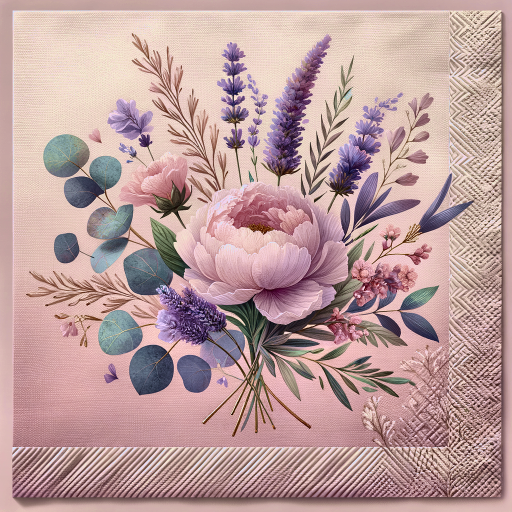
#> input picture napkin_enhanced.png, 1024 x 1024 px (shown at 1/2 size)
$ python -i postprocessing.py   (imports and definitions only)
#> lines starting #> are read from the running program, lines starting #| are printed output that depends on the picture; after the words box and inside, x2 and y2 are one past the last pixel; in counts of white or black regions, pixels touching at a corner belong together
# core/post_processing.py (or inline in your app)
import cv2
import numpy as np
from PIL import Image
import logging

# [1 line not run here, left out]
logger = logging.getLogger(__name__)


class PostProcessing:
    @staticmethod
    def _rgb_to_lab(img_rgb):
        return cv2.cvtColor(img_rgb, cv2.COLOR_RGB2LAB)

    @staticmethod
    def _lab_to_rgb(img_lab):
        return cv2.cvtColor(img_lab, cv2.COLOR_LAB2RGB)

    @staticmethod
    def _vibrance_hsv(img_rgb, vib=0.18):
        """Vibrance: boost saturation more for low-sat pixels, protect high-sat."""
        hsv = cv2.cvtColor(img_rgb, cv2.COLOR_RGB2HSV).astype(np.float32)
        h, s, v = cv2.split(hsv)
        s_norm = s / 255.0
        boost = vib * (1.0 - s_norm)  # more boost where s is low
        s = np.clip((s_norm + boost) * 255.0, 0, 255)
        hsv = cv2.merge([h, s, v]).astype(np.uint8)
        return cv2.cvtColor(hsv, cv2.COLOR_HSV2RGB)

    @staticmethod
    def _white_point(img_rgb, percentile=99.2, target=245):
        """Gentle per-channel white balance by stretching top percentile to target."""
        arr = img_rgb.astype(np.float32)
        for c in range(3):
            p = np.percentile(arr[..., c], percentile)
            if p < 1:  # avoid div by zero
                continue
            gain = target / p
            arr[..., c] = np.clip(arr[..., c] * gain, 0, 255)
        return arr.astype(np.uint8)

    @staticmethod
    def _unsharp(img_rgb, amount=0.35, sigma=1.0):
        blur = cv2.GaussianBlur(img_rgb, (0, 0), sigma)
        return cv2.addWeighted(img_rgb, 1 + amount, blur, -amount, 0)

    @staticmethod
    def _white_point_neutral(img_rgb, percentile=99.2, target=245):
        """Neutral-preserving white point: compute a single gain from luminance."""
        arr = img_rgb.astype(np.float32)
        # luminance approximation (keeps grays neutral if scaled equally)
        Y = 0.2126 * arr[..., 0] + 0.7152 * arr[..., 1] + 0.0722 * arr[..., 2]
        p = np.percentile(Y, percentile)
        gain = target / max(p, 1.0)
        arr = np.clip(arr * gain, 0, 255)
        return arr.astype(np.uint8)

    @staticmethod
    @staticmethod
    def _vibrance_hsv_bg_protected(
        img_rgb, vib=0.18, bg_s_thresh=0.12, bg_v_thresh=0.90
    ):
        # to HSV as float for math
        hsv = cv2.cvtColor(img_rgb, cv2.COLOR_RGB2HSV).astype(np.float32)
        h, s, v = cv2.split(hsv)
        s_n = s / 255.0
        v_n = v / 255.0

        # near-white background mask
        bg = (s_n < bg_s_thresh) & (v_n > bg_v_thresh)

        # vibrance curve
        s_new = np.clip((s_n + vib * (1.0 - s_n)) * 255.0, 0, 255)

        # protect background
        s_new[bg] = s[bg]

        # *** ensure SAME TYPE for merge ***
        h_u8 = h.astype(np.uint8)
        s_u8 = s_new.astype(np.uint8)
        v_u8 = v.astype(np.uint8)

        hsv_u8 = cv2.merge([h_u8, s_u8, v_u8])  # all uint8, same size
        return cv2.cvtColor(hsv_u8, cv2.COLOR_HSV2RGB)

    @staticmethod
    def enhance_image(pil_img: Image.Image, strength: str = "low") -> Image.Image:
        """
        Safer enhancer for watercolor/foil napkins.
        strength: 'low' | 'medium' | 'high' (medium is recommended)
        """
        logger.info(f"PostProcessing: enhancing with strength={strength}")
        # Params tuned for watercolor; adjust if needed
        cfg = {
            "low": dict(
                clahe_clip=1.4, vib=0.12, unsharp_amt=0.25, sigma=0.9, wp_pct=99.0
            ),
            "medium": dict(
                clahe_clip=1.6, vib=0.18, unsharp_amt=0.35, sigma=1.0, wp_pct=99.2
            ),
            "high": dict(
                clahe_clip=1.9, vib=0.25, unsharp_amt=0.45, sigma=1.1, wp_pct=99.4
            ),
        }[strength]

        img = pil_img.convert("RGB")
        rgb = np.array(img)

        # 1) White-point gently (protect texture by not aiming full 255)
        # rgb = PostProcessing._white_point(rgb, percentile=cfg["wp_pct"], target=245)
        rgb = PostProcessing._white_point_neutral(
            rgb, percentile=cfg["wp_pct"], target=255
        )

        # 2) Local contrast on L channel (CLAHE) with highlight protection
        lab = PostProcessing._rgb_to_lab(rgb)
        L, A, B = cv2.split(lab)
        # protect highlight areas (avoid blowing paper emboss)
        highlight_mask = (L > 235).astype(np.uint8) * 255
        clahe = cv2.createCLAHE(clipLimit=cfg["clahe_clip"], tileGridSize=(8, 8))
        L_enh = clahe.apply(L)
        # blend back highlights
        L = np.where(highlight_mask == 255, L, L_enh)
        lab = cv2.merge([L, A, B])
        rgb = PostProcessing._lab_to_rgb(lab)

        # 3) Vibrance (not plain saturation) to keep pastels clean
        # rgb = PostProcessing._vibrance_hsv(rgb, vib=cfg["vib"])
        rgb = PostProcessing._vibrance_hsv_bg_protected(rgb, vib=cfg["vib"])

        # 4) Very light unsharp mask
        rgb = PostProcessing._unsharp(
            rgb, amount=cfg["unsharp_amt"], sigma=cfg["sigma"]
        )

        # 5) Final clamp and return
        rgb = np.clip(rgb, 0, 255).astype(np.uint8)
        return Image.fromarray(rgb)

    @staticmethod
    def apply_post_processing(img: Image.Image) -> Image.Image:
        """
        Apply post-processing based on the selected option.
        'Low' | 'Medium' | 'High'
        """
        enhanced_img_l = PostProcessing.enhance_image(img, strength="low")
        enhanced_img_m = PostProcessing.enhance_image(img, strength="medium")
        enhanced_img_h = PostProcessing.enhance_image(img, strength="high")
        return enhanced_img_l, enhanced_img_m, enhanced_img_h

>>> from PIL import Image
>>> picture = Image.open('../napkin_enhanced.png')
#> picture is the input picture: PIL image 1024x1024 RGB; mean R, G, B 188.5, 157.4, 156.6
>>> result = PostProcessing().enhance_image(picture)
#> in _white_point_neutral, `Y = 0.2126 * arr[..., 0] + 0.7152 * arr[..., 1] + 0.0722 * arr[..., 2]`:
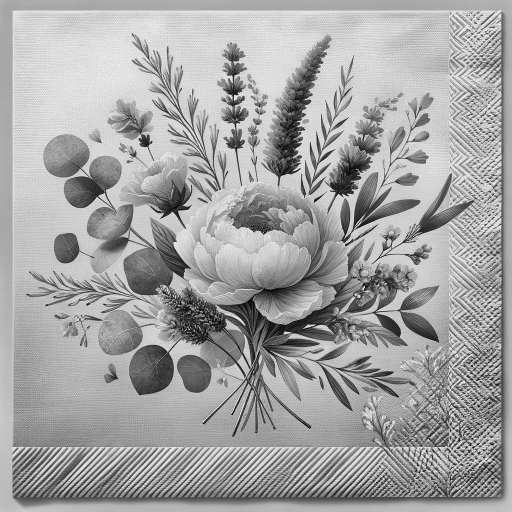
#> Y: shape (1024, 1024) float32 (shown at 1/2 size); min 0, max 253.1, mean 164
#> in _white_point_neutral, `p = np.percentile(Y, percentile)`: p = 234.3
#> in _white_point_neutral, `gain = target / max(p, 1.0)`: gain = 1.09
#> in _rgb_to_lab, `return cv2.cvtColor(img_rgb, cv2.COLOR_RGB2LAB)`: returned value: shape (1024, 1024, 3); mean of channels 0, 1, 2 184, 139.8, 132.9
#> in enhance_image, `highlight_mask = (L > 235).astype(np.uint8) * 255`:
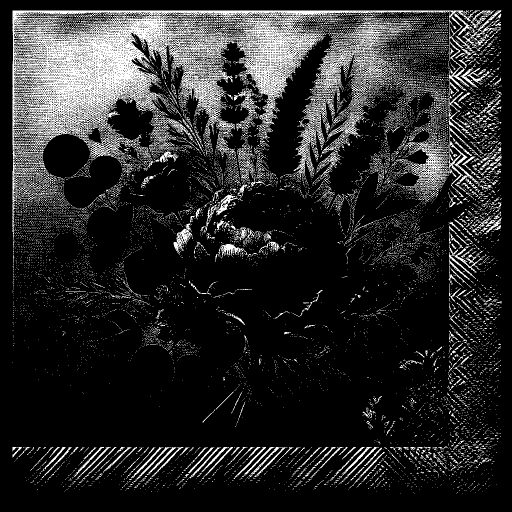
#> highlight_mask: shape (1024, 1024) (shown at 1/2 size); 16.4% white in thin lines or dots
#> in enhance_image, `lab = cv2.merge([L, A, B])`: lab: shape (1024, 1024, 3); mean of channels 0, 1, 2 163.6, 139.8, 132.9
#> in _vibrance_hsv_bg_protected, `h, s, v = cv2.split(hsv)`:
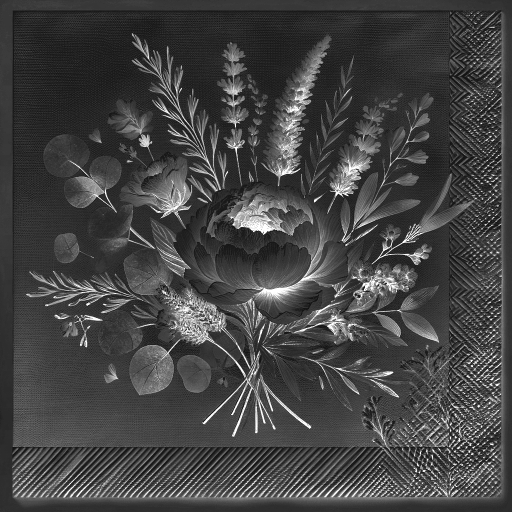
#> s: shape (1024, 1024) float32 (shown at 1/2 size); min 0, max 255, mean 67.9
#> in _vibrance_hsv_bg_protected, `h, s, v = cv2.split(hsv)`:
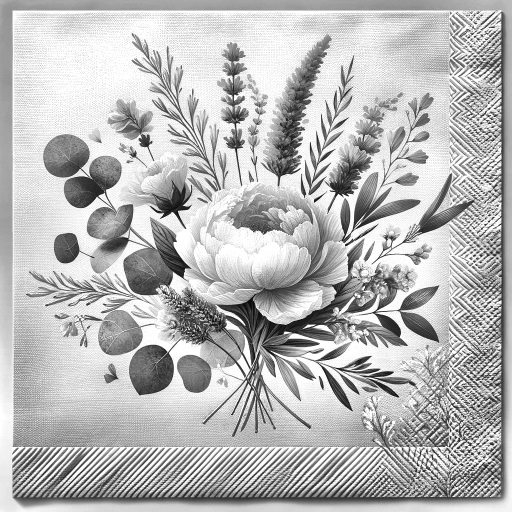
#> v: shape (1024, 1024) float32 (shown at 1/2 size); min 0, max 255, mean 183.8
#> in _vibrance_hsv_bg_protected, `bg = (s_n < bg_s_thresh) & (v_n > bg_v_thresh)`: bg: shape (1024, 1024) bool; 10.9% white in thin lines or dots
#> in _vibrance_hsv_bg_protected, `s_new = np.clip((s_n + vib * (1.0 - s_n)) * 255.0, 0, 255)`:
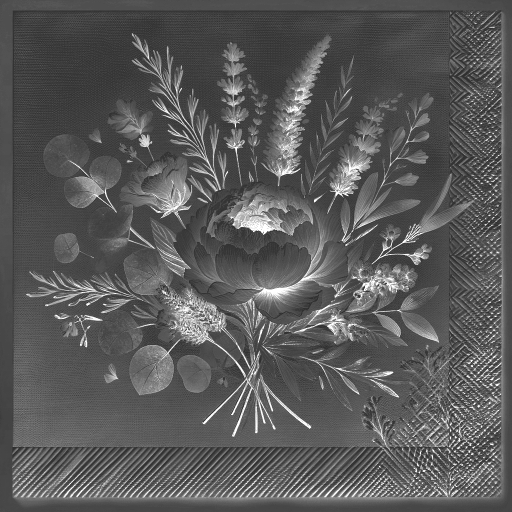
#> s_new: shape (1024, 1024) float32 (shown at 1/2 size); min 30.6, max 255, mean 90.3
#> in _vibrance_hsv_bg_protected, `s_new[bg] = s[bg]`: s_new: shape (1024, 1024) float32; 10.94% of pixels changed, all inside (x1, y1, x2, y2) = (25, 21, 1003, 991)
#> in _vibrance_hsv_bg_protected, `hsv_u8 = cv2.merge([h_u8, s_u8, v_u8])`:
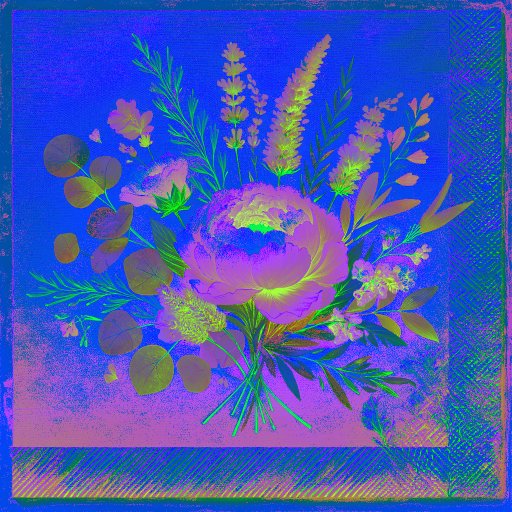
#> hsv_u8: shape (1024, 1024, 3) (shown at 1/2 size); mean R, G, B 68.8, 86.9, 183.8
#> in _vibrance_hsv_bg_protected, `return cv2.cvtColor(hsv_u8, cv2.COLOR_HSV2RGB)`:
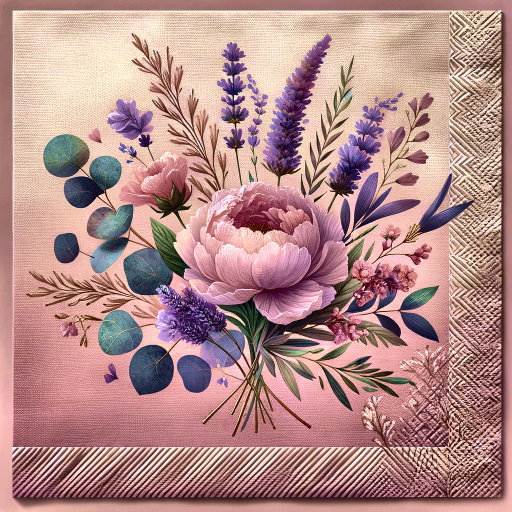
#> returned value: shape (1024, 1024, 3) (shown at 1/2 size); mean R, G, B 180.3, 139.1, 137.2
